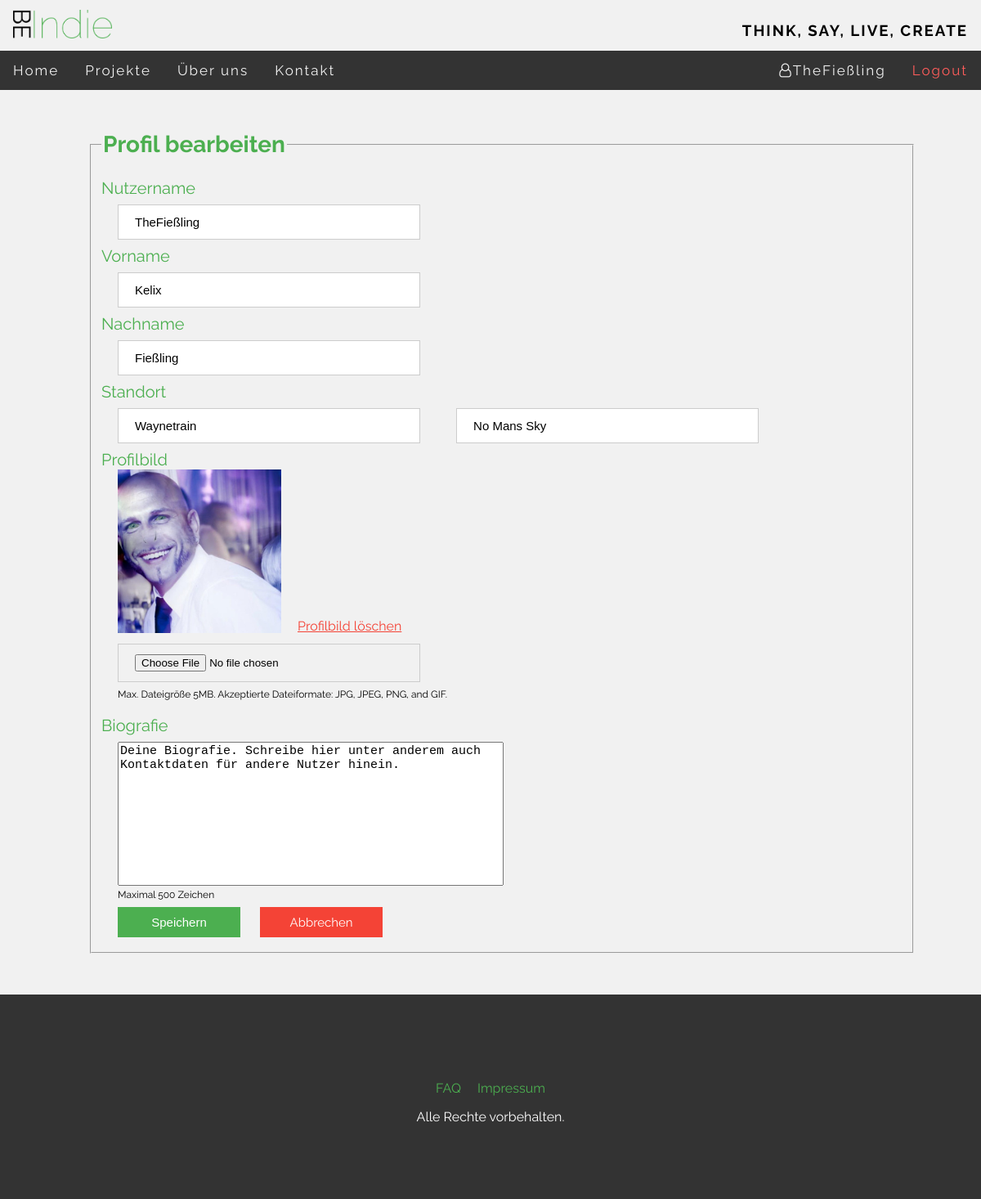
Screenshot of /BeIndie/index.php?page=edit_profile&id=4 (signed in) with the database file from the repository.
### tables this page shows
CREATE TABLE `user` (
  `user_ID` int(11) NOT NULL,
  `email` varchar(200) NOT NULL,
  `user_name` varchar(30) NOT NULL,
  `first_name` varchar(200) DEFAULT NULL,
  `last_name` varchar(200) DEFAULT NULL,
  `avatar` varchar(200) DEFAULT NULL,
  `location` varchar(200) DEFAULT NULL,
  `crypt_pw` varchar(200) NOT NULL,
  `user_bio` varchar(500) DEFAULT NULL
);

### BeIndie/includes/pages/edit_profile/edit_profile.php (the view, shortened to what this page needs)
<?php
$uid = $_GET["id"];
include ("includes/functions/swConnect.php");
$query1 = "SELECT user_name, first_name, last_name, location, avatar, user_bio, email FROM user u WHERE user_ID='" . $uid . "'";
$result1 = mysqli_query($conn, $query1);
$output1 = mysqli_fetch_assoc($result1);
$location_explode = explode(", ", $output1["location"]);
?>
<div id="edit_wrapper">
    <fieldset>
        <legend>Profil bearbeiten</legend>
        <form id="user_info" action="includes/functions/check_profile_edit.php?id=<?=$uid?>" method="POST" enctype="multipart/form-data">
            <label><p>Nutzername</p></label>
            <input type="text" id="uname" name="uname" maxlength="30" value="<?=$output1["user_name"]?>" required>
            <label><p>Vorname</p></label>
            <input type="text" id="fname" name="fname" maxlength="200" placeholder="Vorname" <?php if ($output1["first_name"] != NULL){?> value="<?=$output1["first_name"]?>" <?php } ?>>
            <label><p>Nachname</p></label>
            <input type="text" id="lname" name="lname" maxlength="200" placeholder="Nachname" <?php if ($output1["last_name"] != NULL){?> value="<?=$output1["last_name"]?>" <?php } ?>>
            <label><p>Standort</p></label>
            <input type="text" id="city" name="location_city" placeholder="Stadt" class="location" maxlength="100" value="<?=$location_explode[0]?>">
            <input type="text" id="country" name="location_country" placeholder="Land" class="location" maxlength="100" <?php if ($output1["location"] != NULL) {?> value="<?=$location_explode[1]?>" <?php } ?>>
            <label><p>Profilbild</p></label>
            <div id='img'>
                <img src="<?php if($output1["avatar"] != NULL){ echo $output1["avatar"]; }else{ echo "images/u_images/standard_avatar.png"; }?>"><br/>
                <?php if($output1["avatar"] != NULL){?><a href='includes/functions/delete_uimg.php?id=<?=$uid?>' id='deleteimg'>Profilbild löschen</a> <?php } ?>
            </div>
            <input id="uimg" type="file" name="uimg">
            <p id="img_info">Max. Dateigröße 5MB. Akzeptierte Dateiformate: JPG, JPEG, PNG, and GIF.</p>
            <label><p>Biografie</p></label>
            <textarea name="bio" form="user_info" rows="10" cols="50" maxlength="500"><?php if($output1["user_bio"]!=NULL){echo $output1["user_bio"];}else{echo "Deine Biografie. Schreibe hier unter anderem auch Kontaktdaten für andere Nutzer hinein.";} ?></textarea><br/>
            <p id="reminder">Maximal 500 Zeichen</p>
            <button type="submit" class="save_button" name="submit">Speichern</button>
            <ul id='abort'><li><a href="index.php?page=user_profile&id=<?=$uid?>">Abbrechen</a></li></ul>
        </form>
    </fieldset>
</div>

### BeIndie/css/style.css (style rules this page uses)
* { margin: 0; }
body { background-color: #f1f1f1; }
body,h2,h3,h4,h5,h6,h7 { font-family: 'Raleway', sans-serif; }
.container label { padding-left: 20px; }

### BeIndie/includes/pages/edit_profile/css/edit_profile.css (style rules this page uses)
#edit_wrapper { width: 980px; margin: 0 auto; }
#edit_wrapper fieldset { width: 980px; margin: 50px auto; }
fieldset legend { font-weight: bold; color: #4CAF50; font-size: 28px; }
fieldset label p { font-size: 20px; color: #4CAF50; }
fieldset input { width: 370px; padding: 12px 20px; margin: 8px 20px; display: inline-block; border: 1px solid #ccc; box-sizing: border-box; }
fieldset input[type="text"] { font-size: 15px; }
#img { width: 100%; height: 200px; margin-bottom: 5px; }
fieldset img { float: left; width: 200px; height: 200px; margin: 0 20px; }
#deleteimg { float: left; color: #f44336; text-decoration: underline; margin-top: 163px; }
fieldset textarea { margin: 8px 20px 0 20px; font-size: 15px; resize: none; }
.save_button { background-color: #4CAF50; color: white; padding: 10px 0px; margin: 8px 20px; border: none; cursor: pointer; width: 150px; font-size: 15px; }
ul#abort { list-style-type: none; background-color: #f44336; display: inline-block; padding: 9px 0px; margin: 7px 0px; width: 150px; text-align: center; }
ul#abort li a { color: white; border: none; cursor: pointer; font-size: 15px; text-decoration: none; }
#reminder { font-size: 12px; padding: 0; margin: 0 20px; }
#img_info { margin-left: 20px; font-size: 12px; }

### rows the page displays
user: uname "TheFießling", fname "Kelix", lname "Fießling", location_city "Waynetrain", location_country "No Mans Sky", avatar (picture), bio "Deine Biografie. Schreibe hier unter anderem auch Kontaktdaten für andere Nutzer hinein."

### other values shown
$_SESSION["username"] "TheFießling"
